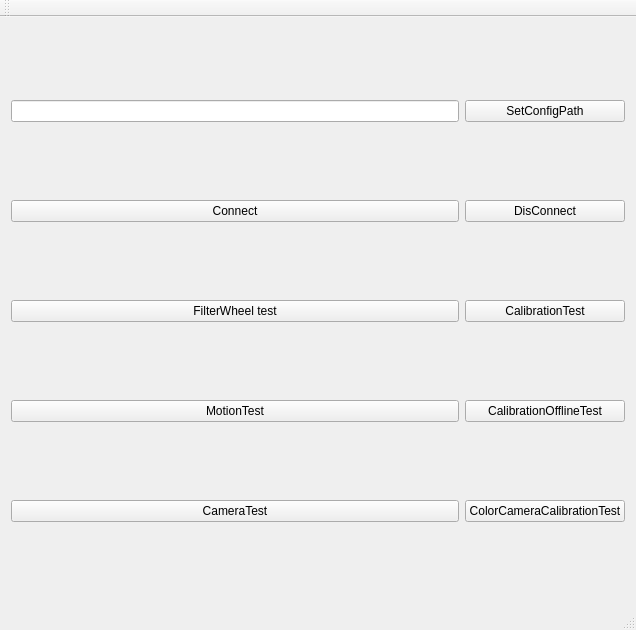
<?xml version="1.0" encoding="UTF-8"?>
<ui version="4.0">
 <class>MLBusinessManage_TestClass</class>
 <widget class="QMainWindow" name="MLBusinessManage_TestClass">
  <property name="geometry">
   <rect>
    <x>0</x>
    <y>0</y>
    <width>636</width>
    <height>630</height>
   </rect>
  </property>
  <property name="windowTitle">
   <string>MLBusinessManage_Test</string>
  </property>
  <widget class="QWidget" name="centralWidget">
   <layout class="QGridLayout" name="gridLayout">
    <item row="0" column="0">
     <widget class="QLineEdit" name="lineEdit"/>
    </item>
    <item row="0" column="1">
     <widget class="QPushButton" name="SetConfigPath">
      <property name="text">
       <string>SetConfigPath</string>
      </property>
     </widget>
    </item>
    <item row="1" column="0">
     <widget class="QPushButton" name="Connect">
      <property name="text">
       <string>Connect</string>
      </property>
     </widget>
    </item>
    <item row="1" column="1">
     <widget class="QPushButton" name="DisConnect">
      <property name="text">
       <string>DisConnect</string>
      </property>
     </widget>
    </item>
    <item row="2" column="0">
     <widget class="QPushButton" name="FilterWheelTest">
      <property name="text">
       <string>FilterWheel test</string>
      </property>
     </widget>
    </item>
    <item row="2" column="1">
     <widget class="QPushButton" name="CalibrationTest">
      <property name="text">
       <string>CalibrationTest</string>
      </property>
     </widget>
    </item>
    <item row="3" column="0">
     <widget class="QPushButton" name="MotionTest">
      <property name="text">
       <string>MotionTest</string>
      </property>
     </widget>
    </item>
    <item row="3" column="1">
     <widget class="QPushButton" name="CalibrationOfflineTest">
      <property name="text">
       <string>CalibrationOfflineTest</string>
      </property>
     </widget>
    </item>
    <item row="4" column="0">
     <widget class="QPushButton" name="CameraTest">
      <property name="text">
       <string>CameraTest</string>
      </property>
     </widget>
    </item>
    <item row="4" column="1">
     <widget class="QPushButton" name="ColorCameraCalibrationTest">
      <property name="text">
       <string>ColorCameraCalibrationTest</string>
      </property>
     </widget>
    </item>
   </layout>
  </widget>
  <widget class="QMenuBar" name="menuBar">
   <property name="geometry">
    <rect>
     <x>0</x>
     <y>0</y>
     <width>636</width>
     <height>26</height>
    </rect>
   </property>
  </widget>
  <widget class="QToolBar" name="mainToolBar">
   <attribute name="toolBarArea">
    <enum>TopToolBarArea</enum>
   </attribute>
   <attribute name="toolBarBreak">
    <bool>false</bool>
   </attribute>
  </widget>
  <widget class="QStatusBar" name="statusBar"/>
 </widget>
 <layoutdefault spacing="6" margin="11"/>
 <resources>
  <include location="MLBusinessManage_Test.qrc"/>
 </resources>
 <connections/>
</ui>
